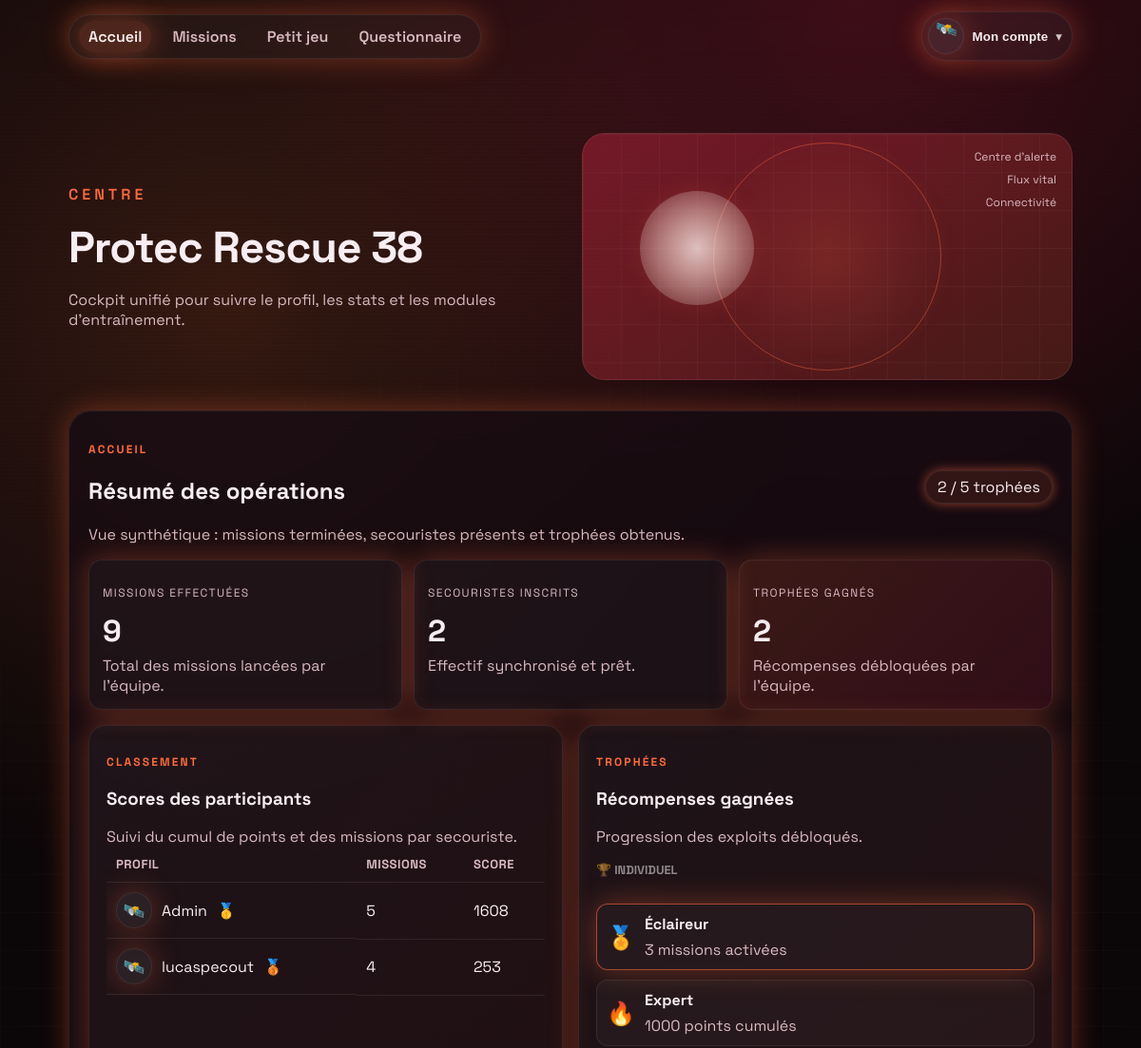
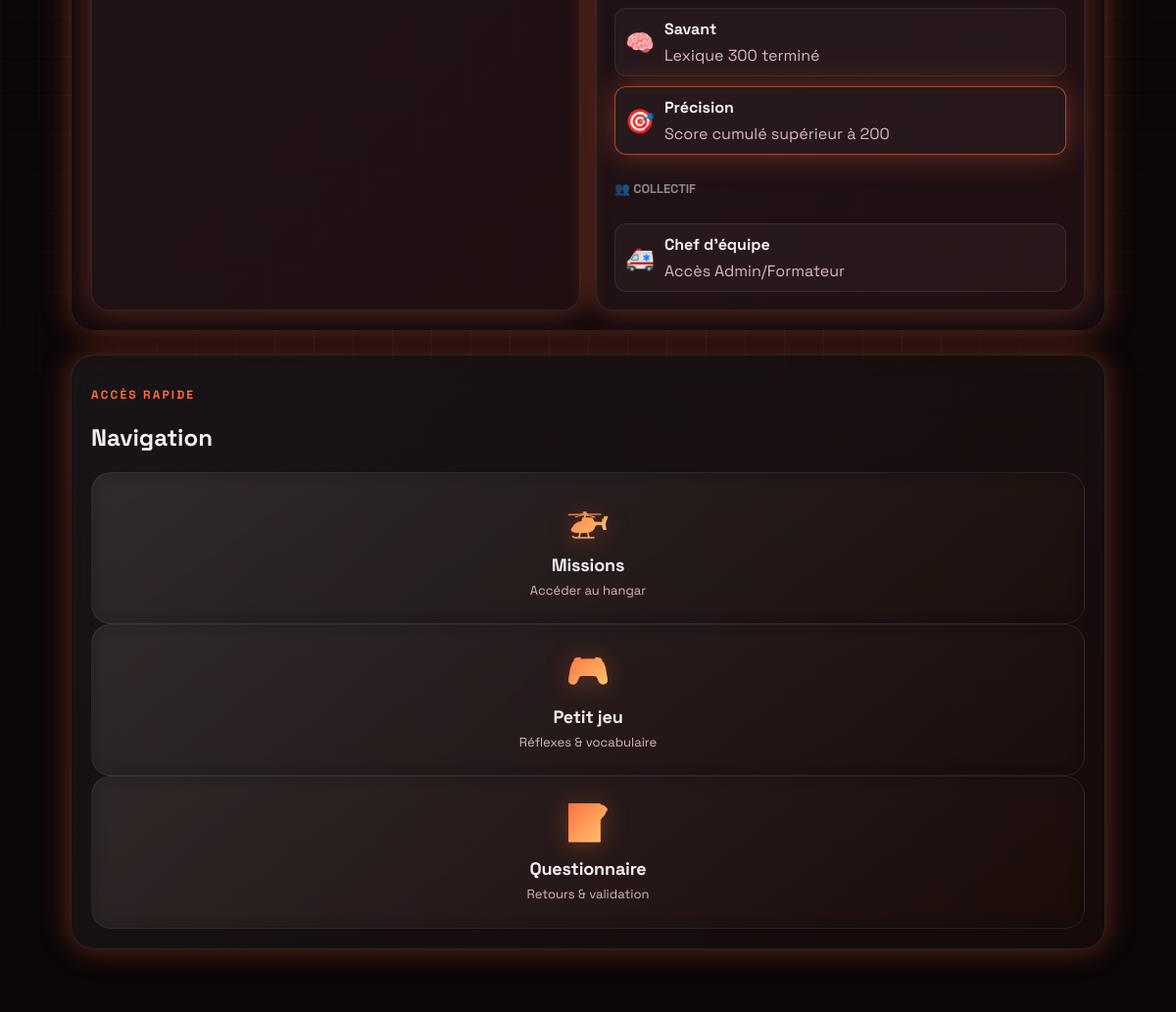
The app's page / (signed in) with its own data (2 pictures, top to bottom).
### app.py (models this page shows, shortened)
class User(db.Model):
    id = db.Column(db.Integer, primary_key=True)
    username = db.Column(db.String(80), nullable=False)
    email = db.Column(db.String(120), unique=True, nullable=False)
    password_hash = db.Column(db.String(255), nullable=False)
    role = db.Column(db.String(20), nullable=False, default="participant")
    avatar = db.Column(db.String(40), default="alpha")
    bonus_points = db.Column(db.Integer, default=0)
    created_at = db.Column(db.DateTime, default=datetime.utcnow)
    progress = db.relationship("Progress", back_populates="user", cascade="all, delete")

### app.py (the view)
    @app.route("/")
    def home():
        return render_shell("home")

### app.py (called while the page is built, shortened)
def serialize_progress(progress: Progress):
    status = progress.status
    if progress.score and progress.score > 0 and progress.level.category == 'mission':
        status = 'termine'
    return {
        "level": progress.level.slug,
        "status": status,
        "score": progress.score,
        "updated_at": progress.updated_at.isoformat() if progress.updated_at else None,
    }

def serialize_level(level: Level, progress=None):
    data = {
        "id": level.id,
        "slug": level.slug,
        "name": level.name,
        "description": level.description,
        "difficulty": level.difficulty,
        "icon": level.icon,
        "category": level.category,
        "is_locked": level.is_locked,
        "progress": progress,
    }
    return data

def current_user():
    user_id = session.get("user_id")
    if not user_id:
        return None
    return User.query.get(user_id)

def get_user_badges(points):
    badges = []
    if points >= 1000:
        badges.append({"icon": "🥇", "label": "Or", "threshold": 1000})
    elif points >= 500:
        badges.append({"icon": "🥈", "label": "Argent", "threshold": 500})
    elif points >= 200:
        badges.append({"icon": "🥉", "label": "Bronze", "threshold": 200})
    return badges

### templates/index.html (shortened to what this page needs)
<!doctype html>
<html lang="fr">
<head>
  <link rel="stylesheet" href="{{ url_for('static', filename='css/styles.css') }}">
</head>
<body>
  {% set page = current_page or 'home' %}
  <div id="app-shell" class="app-shell hidden">
    <div class="grid-bg" aria-hidden="true"></div>
    <div class="scanline" aria-hidden="true"></div>
    <div class="topbar">
      <nav class="topbar__nav" id="topbar-nav" aria-label="Navigation principale">
        <a class="topbar__link {{ 'topbar__link--active' if page == 'home' else '' }}"
          href="{{ url_for('home') }}">Accueil</a>
        <a class="topbar__link {{ 'topbar__link--active' if page == 'missions' else '' }}"
          href="{{ url_for('missions_page') }}">Missions</a>
        <a class="topbar__link {{ 'topbar__link--active' if page == 'mini-game' else '' }}"
          href="{{ url_for('mini_game_page') }}">Petit jeu</a>
        <a class="topbar__link {{ 'topbar__link--active' if page == 'questionnaire' else '' }}"
          href="{{ url_for('questionnaire_page') }}">Questionnaire</a>
      </nav>
      <div class="profile-menu" id="profile-menu-root">
        <button class="profile-btn" id="profile-btn" aria-haspopup="true" aria-expanded="false">
          <span class="avatar" id="profile-avatar" data-avatar="{{ user.avatar if user else 'alpha' }}">{{
            avatar_emojis.get(user.avatar if user else 'alpha', '🛰️') }}</span>
          <span class="profile-btn__label">Mon compte</span>
          <span class="profile-btn__chevron" aria-hidden="true">▾</span>
        </button>
      </div>
    </div>
    {% if page != 'mini-game' %}
    <header class="hero" id="accueil">
      <div class="hero__content">
        {% if page == 'missions' %}
        <p class="hero__eyebrow">Hangar</p>
        <h1>Tableau des missions</h1>
        <p class="hero__tagline">Accède au hangar, choisis un objectif et suis ta progression.</p>
        {% elif page == 'questionnaire' %}
        <p class="hero__eyebrow">Retour</p>
        <h1>Zone questionnaire</h1>
        <p class="hero__tagline">Ouvre le formulaire et collecte les retours de mission.</p>
        {% elif page == 'admin' %}
        <p class="hero__eyebrow">Administration</p>
        <h1>Console Protec</h1>
        <p class="hero__tagline">Gestion des rôles, création de formateurs et contrôle des accès.</p>
        {% else %}
        <p class="hero__eyebrow">Centre</p>
        <h1>Protec Rescue 38</h1>
        <p class="hero__tagline">Cockpit unifié pour suivre le profil, les stats et les modules d'entraînement.</p>
        {% endif %}
      </div>
      <div class="hero__hologram">
        <div class="holo holo--ring"></div>
        <div class="holo holo--orb"></div>
        <div class="holo holo--grid"></div>
        <div class="holo__labels">
          <span>Centre d'alerte</span>
          <span>Flux vital</span>
          <span>Connectivité</span>
        </div>
      </div>
    </header>
    {% else %}
    <div style="height: 32px;"></div>
    {% endif %}
    <main class="shell">
      {% if page == 'home' %}
      <section class="panel" aria-label="Tableau de bord opérations">
        <div class="panel__header">
          <div>
            <p class="eyebrow">Accueil</p>
            <h2>Résumé des opérations</h2>
            <p class="muted">Vue synthétique : missions terminées, secouristes présents et trophées obtenus.</p>
          </div>
          <span class="chip chip--pulse">{{ dashboard_stats.trophies_unlocked }} / {{ dashboard_stats.trophies|length }}
            trophées</span>
        </div>
        <div class="stat-grid">
          <div class="stat-card">
            <p class="label">Missions effectuées</p>
            <p class="stat-card__value">{{ dashboard_stats.missions_completed }}</p>
            <p class="muted">Total des missions lancées par l'équipe.</p>
          </div>
          <div class="stat-card">
            <p class="label">Secouristes inscrits</p>
            <p class="stat-card__value">{{ dashboard_stats.total_rescuers }}</p>
            <p class="muted">Effectif synchronisé et prêt.</p>
          </div>
          <div class="stat-card stat-card--accent">
            <p class="label">Trophées gagnés</p>
            <p class="stat-card__value">{{ dashboard_stats.trophies_unlocked }}</p>
            <p class="muted">Récompenses débloquées par l'équipe.</p>
          </div>
        </div>
        <div class="dual-grid">
          <div class="card card--glass">
            <div class="panel__header">
              <div>
                <p class="eyebrow">Classement</p>
                <h3>Scores des participants</h3>
                <p class="muted">Suivi du cumul de points et des missions par secouriste.</p>
              </div>
            </div>
            <div class="table-wrapper">
              <table class="scoreboard">
                <thead>
                  <tr>
                    <th>Profil</th>
                    <th>Missions</th>
                    <th>Score</th>
                  </tr>
                </thead>
                <tbody>
                  {% for entry in dashboard_stats.leaderboard %}
                  <tr>
                    <td class="scoreboard__user">
                      <span class="avatar" data-avatar="{{ entry.avatar }}">{{ avatar_emojis.get(entry.avatar, '🛰️')
                        }}</span>
                      <span>{{ entry.username }}</span>
                      {% for badge in entry.badges %}
                      <span class="badge" title="{{ badge.label }}">{{ badge.icon }}</span>
                      {% endfor %}
                    </td>
                    <td>{{ entry.missions }}</td>
                    <td>{{ entry.score }}</td>
                  </tr>
                  {% else %}
                  <tr>
                    <td colspan="3" class="muted">Aucun participant enregistré pour le moment.</td>
                  </tr>
                  {% endfor %}
                </tbody>
              </table>
            </div>
          </div>
          <div class="card card--glass">
            <div class="panel__header">
              <div>
                <p class="eyebrow">Trophées</p>
                <h3>Récompenses gagnées</h3>
                <p class="muted">Progression des exploits débloqués.</p>
              </div>
            </div>
            <div class="trophy-grid">
              <h4
                style="grid-column: 1/-1; margin-top: 1rem; color: rgba(255,255,255,0.5); font-size: 0.8rem; text-transform: uppercase;">
                🏆 Individuel</h4>
              {% for trophy in dashboard_stats.trophies if trophy.category == 'Individuel' %}
              <div class="trophy {{ 'trophy--active' if trophy.earned else '' }}">
                <div class="trophy__icon">{{ trophy.icon }}</div>
                <div>
                  <p class="trophy__title">{{ trophy.title }}</p>
                  <p class="muted">{{ trophy.description }}</p>
                </div>
              </div>
              {% endfor %}
              <h4
                style="grid-column: 1/-1; margin-top: 1rem; color: rgba(255,255,255,0.5); font-size: 0.8rem; text-transform: uppercase;">
                👥 Collectif</h4>
              {% for trophy in dashboard_stats.trophies if trophy.category == 'Collectif' %}
              <div class="trophy {{ 'trophy--active' if trophy.earned else '' }}">
                <div class="trophy__icon">{{ trophy.icon }}</div>
                <div>
                  <p class="trophy__title">{{ trophy.title }}</p>
                  <p class="muted">{{ trophy.description }}</p>
                </div>
              </div>
              {% endfor %}
            </div>
          </div>
        </div>
      </section>
      <section class="panel panel--frost">
        <div class="panel__header">
          <div>
            <p class="eyebrow">Accès rapide</p>
            <h2>Navigation</h2>
          </div>
        </div>
        <div class="grid-nav">
          <a href="{{ url_for('missions_page') }}" class="nav-card">
            <span class="nav-card__icon">🚁</span>
            <h3>Missions</h3>
            <p>Accéder au hangar</p>
          </a>
          <a href="{{ url_for('mini_game_page') }}" class="nav-card">
            <span class="nav-card__icon">🎮</span>
            <h3>Petit jeu</h3>
            <p>Réflexes & vocabulaire</p>
          </a>
          <a href="{{ url_for('questionnaire_page') }}" class="nav-card">
            <span class="nav-card__icon">📝</span>
            <h3>Questionnaire</h3>
            <p>Retours & validation</p>
          </a>
        </div>
      </section>
      {% endif %}
    </main>
  </div>
</body>
</html>

### records on screen
User: get "🛰️", username "lucaspecout", icon "🥉", missions "4", score "253"
User: get "🛰️", username "Admin", icon "🥇", missions "5", score "1608"

### other values on screen
{{ dashboard_stats.trophies_unlocked }} "2"
{{ dashboard_stats.trophies|length }} "5"
{{ dashboard_stats.missions_completed }} "9"
{{ dashboard_stats.total_rescuers }} "2"
{{ trophy.icon }} "🏅" "🔥" "🧠" "🎯"
{{ trophy.title }} "Éclaireur" "Expert" "Savant" "Précision"
{{ trophy.description }} "3 missions activées" "1000 points cumulés" "Lexique 300 terminé" "Score cumulé supérieur à 200"
{{ trophy.icon }} "🚑"
{{ trophy.title }} "Chef d'équipe"
{{ trophy.description }} "Accès Admin/Formateur"
